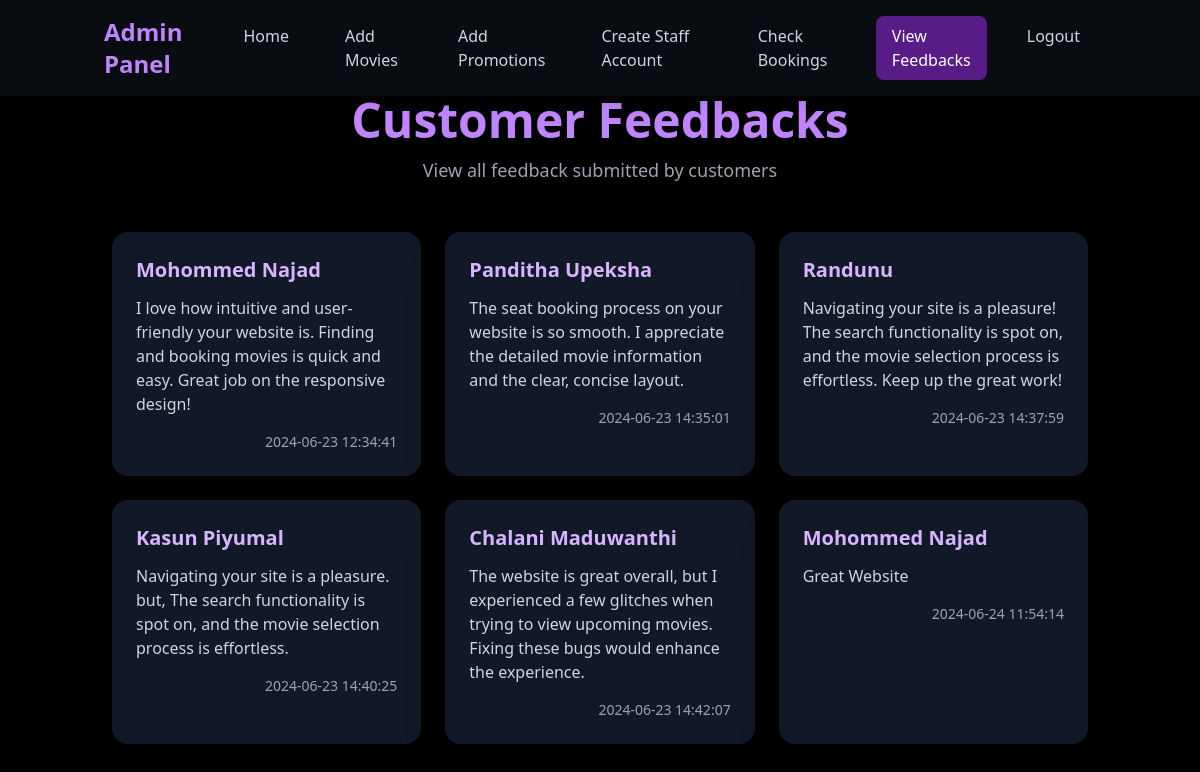
Screenshot of /view_feedback.php with the database file from the repository.
### tables this page shows
CREATE TABLE IF NOT EXISTS `feedback` (
  `id` int(11) NOT NULL AUTO_INCREMENT,
  `user_id` int(11) NOT NULL,
  `name` varchar(255) NOT NULL,
  `feedback` text NOT NULL,
  `created_at` timestamp NOT NULL DEFAULT current_timestamp(),
  PRIMARY KEY (`id`)
);

### view_feedback.php (the view, shortened to what this page needs)
<!DOCTYPE html>
<html lang="en">
<head>
    <script src="https://cdn.tailwindcss.com"></script>
</head>
<body class="bg-black text-white min-h-screen">
    <?php
        include 'navbar.php';
    ?>
    <main class="container mx-auto px-6 pt-24 pb-12">
        <header class="text-center mb-12">
            <h1 class="text-5xl font-extrabold text-purple-400 animate-pulse">Customer Feedbacks</h1>
            <p class="text-gray-400 mt-3 text-lg">View all feedback submitted by customers</p>
        </header>
        <section class="grid gap-6 md:grid-cols-2 lg:grid-cols-3">
            <?php
            $servername = "localhost";
            $username = "root";
            $password = "";
            $dbname = "savoy_cinema";
            $conn = new mysqli($servername, $username, $password, $dbname);
            $sql = "SELECT name, feedback, created_at FROM feedback";
            $result = $conn->query($sql);
            if ($result->num_rows > 0) {
                $delay = 0;
                while ($row = $result->fetch_assoc()) {
                    echo "<div class='bg-gray-900 rounded-2xl shadow-2xl p-6 transform transition-all duration-300 hover:shadow-purple-500/50 hover:-translate-y-2 animate-slide-up' style='animation-delay: {$delay}s'>";
                    echo "<h3 class='text-xl font-bold text-purple-300 mb-3'>" . htmlspecialchars($row['name']) . "</h3>";
                    echo "<p class='text-gray-300 mb-4'>" . htmlspecialchars($row['feedback']) . "</p>";
                    echo "<p class='text-sm text-gray-400 text-right'>" . htmlspecialchars($row['created_at']) . "</p>";
                    echo "</div>";
                    $delay += 0.1;
                }
            } else {
                echo "<p class='text-center text-gray-400 col-span-full'>No feedbacks found.</p>";
            }
            ?>
        </section>
    </main>
</body>
</html>

### view_feedback.php (style rules this page uses)
.animate-slide-up { animation: slideUp 0.5s ease-out forwards; }

### rows the page displays
feedback: name "Mohommed Najad", feedback "I love how intuitive and user-friendly your website is. Finding and booking movies is quick and easy. Great job on the responsive design!", created_at "2024-06-23 12:34:41"
feedback: name "Panditha Upeksha", feedback "The seat booking process on your website is so smooth. I appreciate the detailed movie information and the clear, concise layout.", created_at "2024-06-23 14:35:01"
feedback: name "Randunu", feedback "Navigating your site is a pleasure! The search functionality is spot on, and the movie selection process is effortless. Keep up the great work!", created_at "2024-06-23 14:37:59"
feedback: name "Kasun Piyumal", feedback "Navigating your site is a pleasure. but, The search functionality is spot on, and the movie selection process is effortless.", created_at "2024-06-23 14:40:25"
feedback: name "Chalani Maduwanthi", feedback "The website is great overall, but I experienced a few glitches when trying to view upcoming movies. Fixing these bugs would enhance the experience.", created_at "2024-06-23 14:42:07"
feedback: name "Mohommed Najad", feedback "Great Website", created_at "2024-06-24 11:54:14"

### other values shown
$name "Home"
$name "Add Movies"
$name "Add Promotions"
$name "Create Staff Account"
$name "Check Bookings"
$name "View Feedbacks"
$name "Logout"
